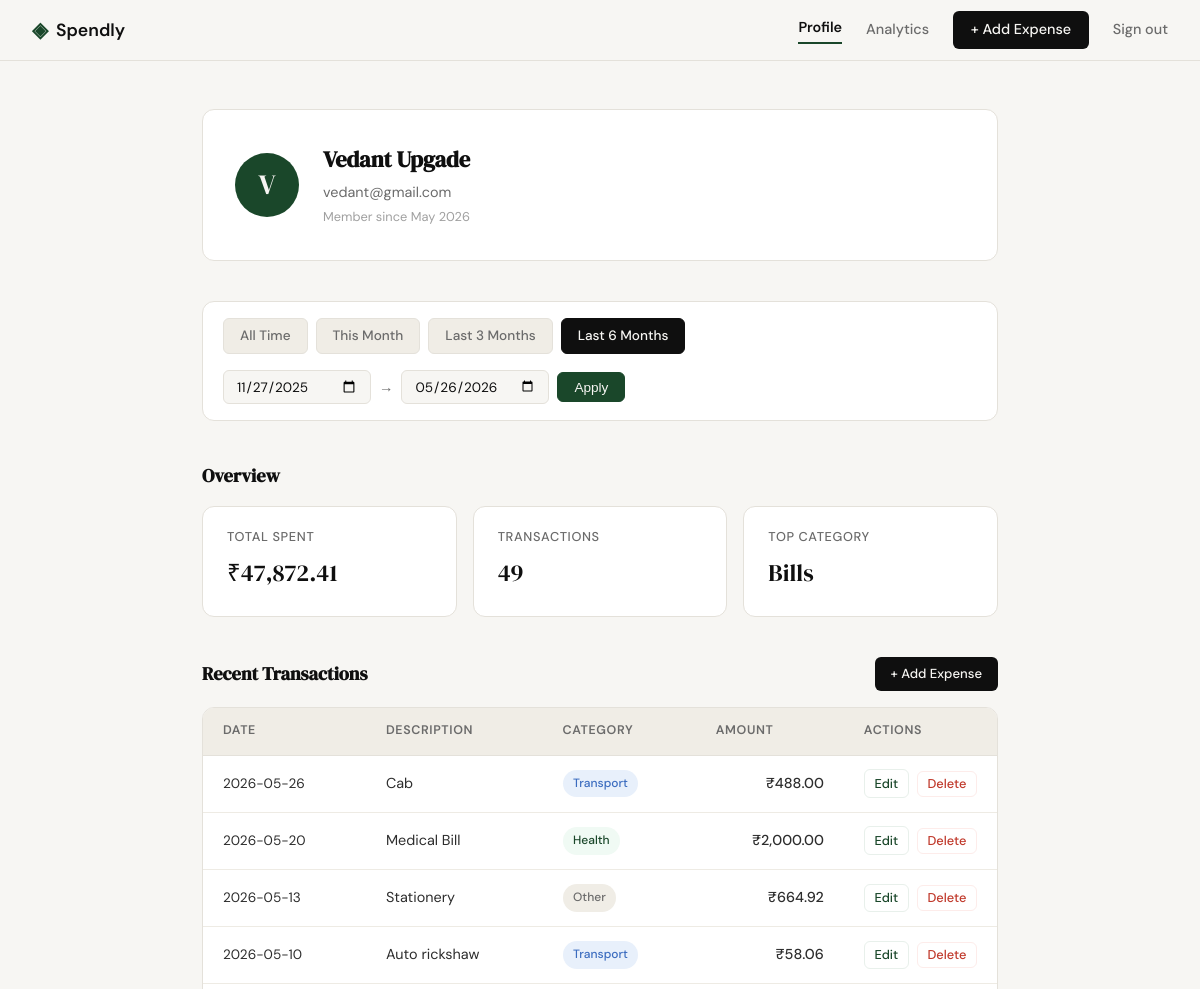
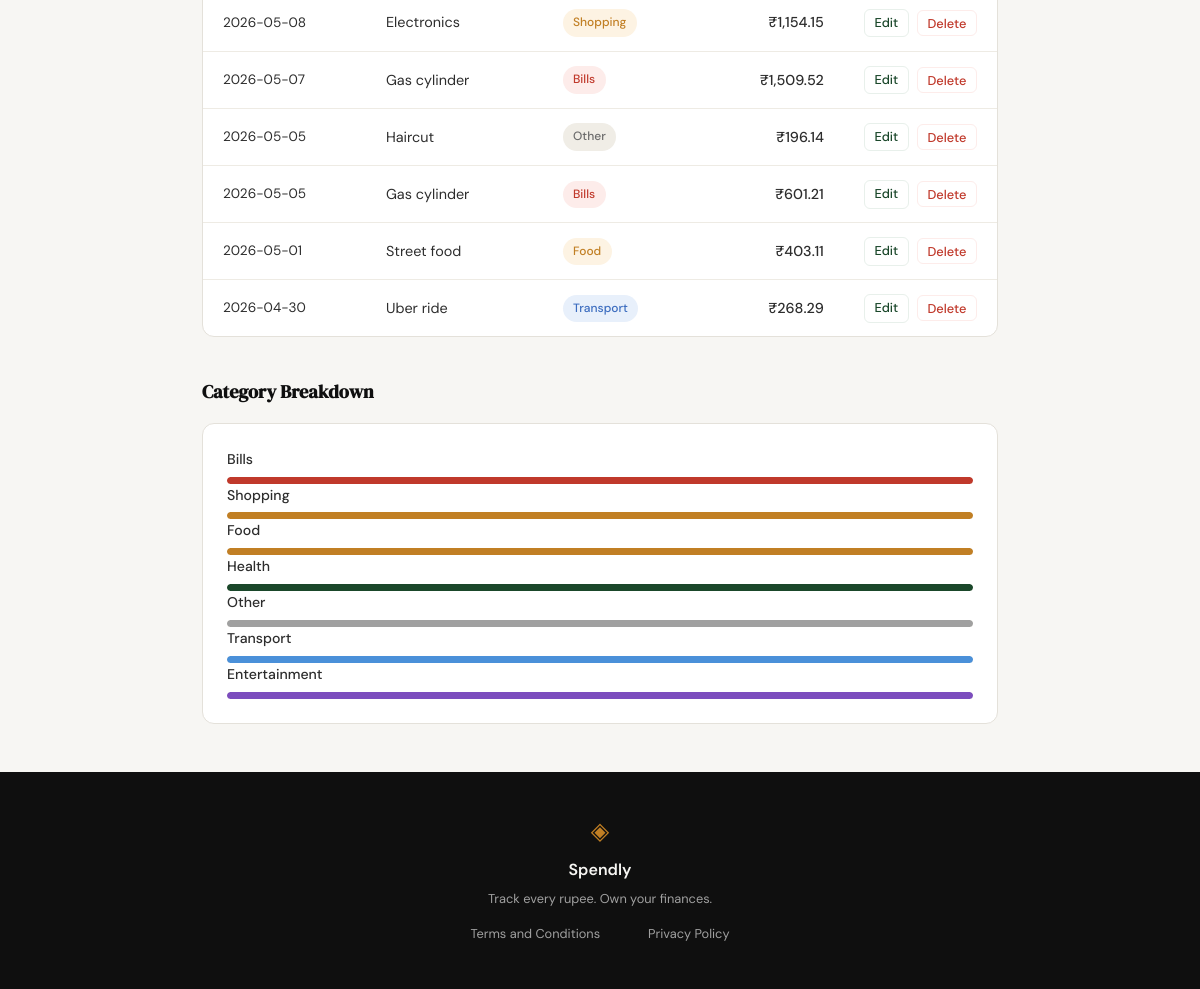
The app's page /profile?date_from=2025-11-27&date_to=2026-05-26 (signed in) with its own data (2 pictures, top to bottom).
### tables this page shows
CREATE TABLE users (
            id            INTEGER PRIMARY KEY AUTOINCREMENT,
            name          TEXT    NOT NULL,
            email         TEXT    NOT NULL UNIQUE,
            password_hash TEXT    NOT NULL,
            created_at    TEXT    DEFAULT (datetime('now'))
        );

CREATE TABLE expenses (
            id          INTEGER PRIMARY KEY AUTOINCREMENT,
            user_id     INTEGER NOT NULL REFERENCES users(id),
            amount      REAL    NOT NULL,
            category    TEXT    NOT NULL,
            date        TEXT    NOT NULL,
            description TEXT,
            created_at  TEXT    DEFAULT (datetime('now'))
        );

### app.py (the view)
@app.route("/profile")
def profile():
    if not session.get("user_id"):
        return redirect(url_for("login"))
    user = get_user_by_id(session["user_id"])
    if user is None:
        session.clear()
        return redirect(url_for("login"))
    def parse_date(value):
        try:
            datetime.strptime(value, "%Y-%m-%d")
            return value
        except (ValueError, TypeError):
            return None
    date_from = parse_date(request.args.get("date_from", ""))
    date_to   = parse_date(request.args.get("date_to", ""))
    if date_from and date_to and date_from > date_to:
        flash("Start date must be before end date.")
        date_from = date_to = None
    today      = date.today()
    first_of_month = today.replace(day=1)
    presets = {
        "this_month":   (first_of_month.strftime("%Y-%m-%d"),
                         today.strftime("%Y-%m-%d")),
        "last_3_months":(( today - timedelta(days=90)).strftime("%Y-%m-%d"),
                         today.strftime("%Y-%m-%d")),
        "last_6_months":(( today - timedelta(days=180)).strftime("%Y-%m-%d"),
                         today.strftime("%Y-%m-%d")),
        "all_time":     (None, None),
    }
    active_preset = "all_time"
    if date_from and date_to:
        active_preset = "custom"
        for key, (pf, pt) in presets.items():
            if key != "all_time" and date_from == pf and date_to == pt:
                active_preset = key
                break
    uid          = session["user_id"]
    stats        = get_summary_stats(uid, date_from, date_to)
    transactions = get_recent_transactions(uid, limit=10,
                                           date_from=date_from,
                                           date_to=date_to)
    categories   = get_category_breakdown(uid, date_from, date_to)
    return render_template("profile.html",
        user          = user,
        stats         = stats,
        transactions  = transactions,
        categories    = categories,
        date_from     = date_from or "",
        date_to       = date_to   or "",
        presets       = presets,
        active_preset = active_preset,
    )

### database/db.py (called while the page is built)
def get_db():
    conn = sqlite3.connect(DB_PATH)
    conn.row_factory = sqlite3.Row
    conn.execute("PRAGMA foreign_keys = ON")
    return conn

### database/queries.py (called while the page is built)
def get_user_by_id(user_id):
    conn = get_db()
    row = conn.execute(
        "SELECT name, email, created_at FROM users WHERE id = ?",
        (user_id,)
    ).fetchone()
    conn.close()
    if row is None:
        return None
    try:
        dt           = datetime.strptime(row["created_at"][:10], "%Y-%m-%d")
        member_since = dt.strftime("%B %Y")
    except (ValueError, TypeError):
        member_since = "Unknown"
    return {
        "name":         row["name"],
        "email":        row["email"],
        "member_since": member_since,
    }

def get_recent_transactions(user_id, limit=10, date_from=None, date_to=None):
    conn   = get_db()
    params = [user_id]
    where  = "WHERE user_id = ?"
    if date_from and date_to:
        where  += " AND date BETWEEN ? AND ?"
        params += [date_from, date_to]
    params.append(limit)
    rows = conn.execute(
        f"""
        SELECT id, date, description, category, amount
        FROM expenses {where}
        ORDER BY date DESC, created_at DESC
        LIMIT ?
        """,
        params
    ).fetchall()
    conn.close()
    return [
        {
            "id":          row["id"],
            "date":        row["date"],
            "description": row["description"] or "—",
            "category":    row["category"],
            "amount":      f"₹{row['amount']:,.2f}",
        }
        for row in rows
    ]

### templates/profile.html (shortened to what this page needs)
{% extends "base.html" %}
{% block content %}
<div class="profile-page">
    <section class="profile-header">
        <div class="profile-card">
            <div class="profile-avatar">
                {{ user.name[0] | upper }}
            </div>
            <div class="profile-info">
                <h1 class="profile-name">{{ user.name }}</h1>
                <p class="profile-email">{{ user.email }}</p>
                <p class="profile-since">Member since {{ user.member_since }}</p>
            </div>
        </div>
    </section>
    <section class="profile-section">
        <div class="filter-bar">
            <div class="filter-presets">
                <a href="{{ url_for('profile') }}"
                   class="filter-btn {% if active_preset == 'all_time' %}active{% endif %}">
                    All Time
                </a>
                <a href="{{ url_for('profile', date_from=presets.this_month[0], date_to=presets.this_month[1]) }}"
                   class="filter-btn {% if active_preset == 'this_month' %}active{% endif %}">
                    This Month
                </a>
                <a href="{{ url_for('profile', date_from=presets.last_3_months[0], date_to=presets.last_3_months[1]) }}"
                   class="filter-btn {% if active_preset == 'last_3_months' %}active{% endif %}">
                    Last 3 Months
                </a>
                <a href="{{ url_for('profile', date_from=presets.last_6_months[0], date_to=presets.last_6_months[1]) }}"
                   class="filter-btn {% if active_preset == 'last_6_months' %}active{% endif %}">
                    Last 6 Months
                </a>
            </div>
            <form class="filter-custom" method="GET"
                  action="{{ url_for('profile') }}">
                <input type="date" name="date_from"
                       class="form-input filter-date"
                       value="{{ date_from }}"
                       placeholder="From">
                <span class="filter-sep">→</span>
                <input type="date" name="date_to"
                       class="form-input filter-date"
                       value="{{ date_to }}"
                       placeholder="To">
                <button type="submit" class="filter-btn filter-apply">
                    Apply
                </button>
            </form>
        </div>
    </section>
    <section class="profile-section">
        <h2 class="section-title">Overview</h2>
        <div class="stats-row">
            <div class="stat-card">
                <p class="stat-label">Total Spent</p>
                <p class="stat-value">{{ stats.total_spent }}</p>
            </div>
            <div class="stat-card">
                <p class="stat-label">Transactions</p>
                <p class="stat-value">{{ stats.transaction_count }}</p>
            </div>
            <div class="stat-card">
                <p class="stat-label">Top Category</p>
                <p class="stat-value">{{ stats.top_category }}</p>
            </div>
        </div>
    </section>
    <section class="profile-section">
        <div class="section-header">
            <h2 class="section-title">Recent Transactions</h2>
            <a href="{{ url_for('add_expense') }}" class="btn-primary btn-sm">
                + Add Expense
            </a>
        </div>
        <div class="tx-table-wrapper">
            <table class="tx-table">
                <thead>
                    <tr>
                        <th>Date</th>
                        <th>Description</th>
                        <th>Category</th>
                        <th class="tx-amount-col">Amount</th>
                        <th class="tx-actions-col">Actions</th>
                    </tr>
                </thead>
                <tbody>
                    {% for tx in transactions %}
                    <tr>
                        <td class="tx-date">{{ tx.date }}</td>
                        <td class="tx-desc">{{ tx.description }}</td>
                        <td>
                            <span class="category-badge category-{{ tx.category | lower }}">
                                {{ tx.category }}
                            </span>
                        </td>
                        <td class="tx-amount">{{ tx.amount }}</td>
                        <td class="tx-actions">
                            <div class="tx-action-group">
                                <a href="{{ url_for('edit_expense', id=tx.id) }}"
                                   class="tx-edit-link">Edit</a>
                                <form method="POST"
                                      action="{{ url_for('delete_expense_route', id=tx.id) }}"
                                      style="display:inline"
                                      onsubmit="return confirm('Delete this expense?')">
                                    <button type="submit" class="btn-delete">Delete</button>
                                </form>
                            </div>
                        </td>
                    </tr>
                    {% endfor %}
                </tbody>
            </table>
        </div>
    </section>
    <section class="profile-section">
        <h2 class="section-title">Category Breakdown</h2>
        <div class="category-breakdown">
            {% for cat in categories %}
            <div class="breakdown-row">
                <div class="breakdown-meta">
                    <span class="breakdown-name">{{ cat.name }}</span>
                </div>
                <div class="breakdown-bar-track">
                   <div class="breakdown-bar-fill category-fill-{{ cat.name | lower }}"
                     data-width="{{ cat.percentage }}">
                </div>
            </div>
            {% endfor %}
        </div>
    </section>
</div>
{% endblock %}

### records on screen
users: name "V", name "Vedant Upgade", email "vedant@gmail.com"
expenses: date "2026-05-26", description "Cab", category "Transport", amount "₹488.00"
expenses: date "2026-05-20", description "Medical Bill", category "Health", amount "₹2,000.00"
expenses: date "2026-05-13", description "Stationery", category "Other", amount "₹664.92"
expenses: date "2026-05-10", description "Auto rickshaw", category "Transport", amount "₹58.06"
expenses: date "2026-05-08", description "Electronics", category "Shopping", amount "₹1,154.15"
expenses: date "2026-05-07", description "Gas cylinder", category "Bills", amount "₹1,509.52"
expenses: date "2026-05-05", description "Haircut", category "Other", amount "₹196.14"
expenses: date "2026-05-05", description "Gas cylinder", category "Bills", amount "₹601.21"
expenses: date "2026-05-01", description "Street food", category "Food", amount "₹403.11"
expenses: date "2026-04-30", description "Uber ride", category "Transport", amount "₹268.29"

### other values on screen
{{ user.member_since }} "May 2026"
{{ stats.total_spent }} "₹47,872.41"
{{ stats.transaction_count }} "49"
{{ stats.top_category }} "Bills"
{{ cat.name }} "Bills" "Shopping" "Food" "Health" "Other" "Transport" "Entertainment"
